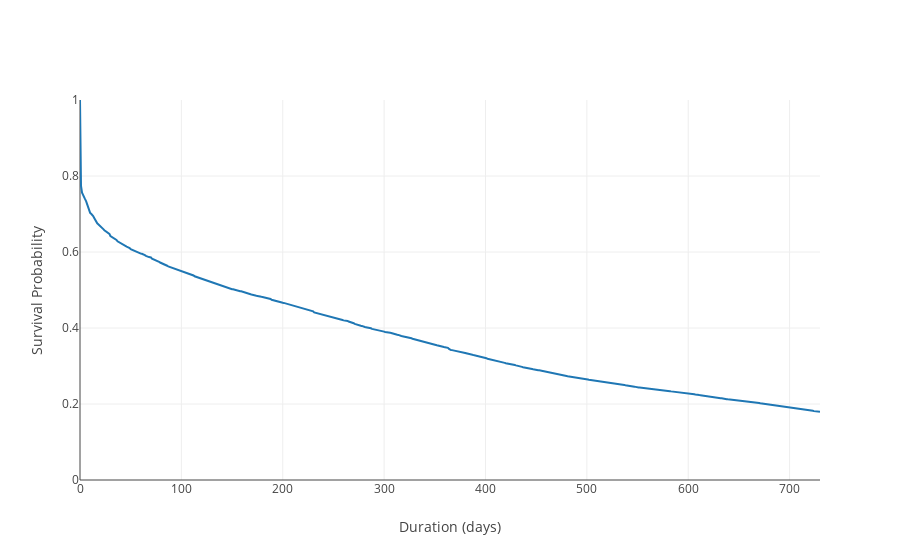

Here is the notebook cell this chart was saved with:
### Markdown cell above
Well, now we may be onto something.  It seems like we actually engage those prospects who are neither Influencers or Decision Makers at roughly double the rate.  In fact, the survival of Decision Makers and Influencers is indistinguishable from each other.  So, either we did a really poor job of defining a "Decision Maker", etc. or our content seems to appeal to those outside of the executive suite.  

Let's focus on Decision Makers for a moment to see what happens to those do actually engage with us:

### Code cell
survive = survivorData[(pd.notnull(survivorData.max_date)) & (survivorData.role == 'Decision Maker')]

T=survive['duration']
E=survive['observed']
name = i
survTable = kmf.fit(T,event_observed=E).survival_function_.reset_index()
survTable = survTable[survTable.timeline <= 730]
trace = go.Scatter(x=survTable['timeline'],y=survTable['KM_estimate'])
layout = go.Layout(yaxis={'range':[0,1],'showline':False,'title':'Survival Probability'},
                   xaxis={'title':'Duration (days)'})

fig=go.Figure(data=[trace],layout=layout)
offline.iplot(fig)

### Figure 1 — Plotly figure (JSON) as saved in the notebook; plotly's stock layout.template omitted (floating-point values rounded to 4 significant figures; data arrays with more than 128 entries replaced by an {"elided": "..."} marker saying what was removed)
{"data": [{"type": "scatter", "uid": "e48085bd-7faa-42ad-9e7a-26f43aade950", "x": {"elided": "723 int values"}, "y": {"elided": "723 float values"}}], "layout": {"xaxis": {"title": {"text": "Duration (days)"}}, "yaxis": {"range": [0, 1], "showline": false, "title": {"text": "Survival Probability"}}}}
